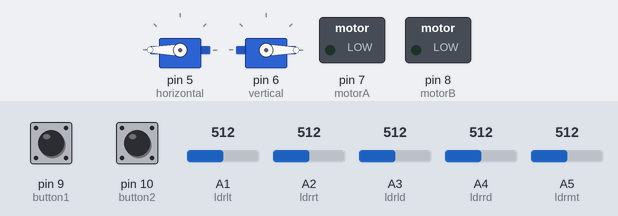
Simulated run of this sketch. Board: Arduino Uno, built with avr-gcc and run on an emulated ATmega328P. On the bench: 2 × servo, switched loads named in the sketch (green lamp = pin HIGH). The inputs (shaded band) are chosen by the test bench; at power-on: A1 (ldrlt) = 512, A2 (ldrrt) = 512, A5 (ldrmt) = 512, pin 9 (button1) HIGH, pin 10 (button2) LOW, A3 (ldrld) = 512, A4 (ldrrd) = 512.

Above: at 3.7 s.
3.8 s: A1 (ldrlt) set to 685
5.3 s: A1 (ldrlt) set to 704
At 5.46 s:
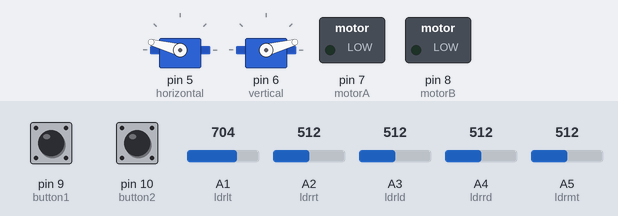
At 8.0 s:
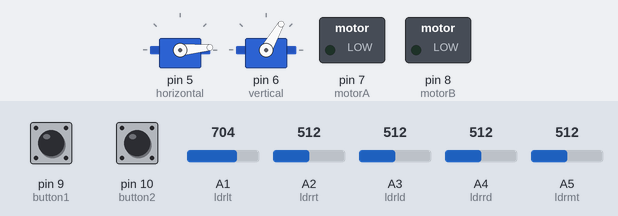
8.3 s: A2 (ldrrt) set to 147
9.8 s: A2 (ldrrt) set to 126
At 11.0 s:
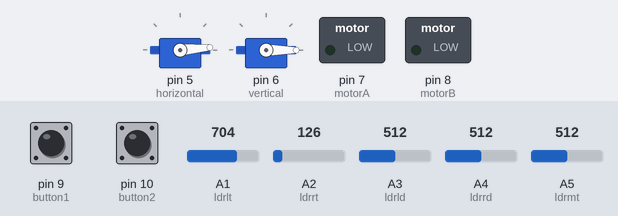
11.9 s: A5 (ldrmt) set to 32
13.4 s: A5 (ldrmt) set to 27
At 16.8 s:
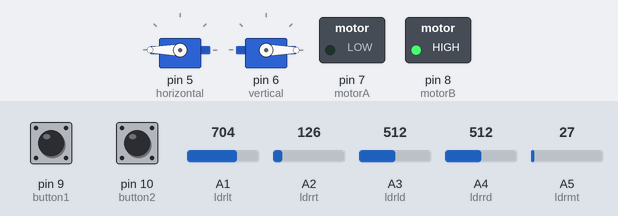
Timing chart, 0 to 17.4 s (numbered marks = the images above; inputs shaded):
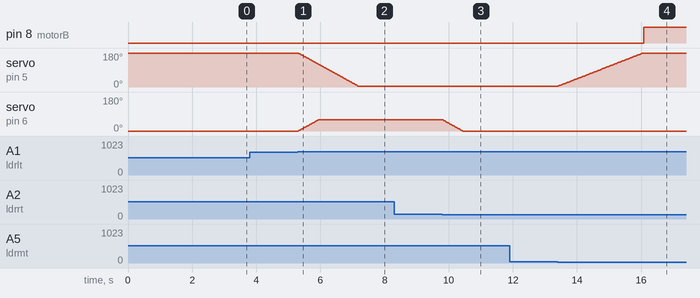

Measured:
- the behaviour switches between 693 and 694 on A1 (ldrlt) (found by bisection; images 0 and 1)
- the behaviour switches between 140 and 139 on A2 (ldrrt) (found by bisection; images 2 and 3)
- the behaviour switches between 31 and 30 on A5 (ldrmt) (found by bisection; images 3 and 4)
- after the input at 3.8 s, every drawn part: stays the same
- after the input at 5.3 s, servo on pin 5 (horizontal): moves from 180° to 5° over 1.9 s, starting at once; servo on pin 6 (vertical): moves from 0° to 60° over 0.64 s, starting at once
- after the input at 8.3 s, every drawn part: stays the same
- after the input at 9.8 s, servo on pin 6 (vertical): moves from 60° to 0° over 0.63 s, starting at once
- after the input at 11.9 s, every drawn part: stays the same
- after the input at 13.4 s, pin 8 (motorB): LOW → HIGH after 2.7 s; servo on pin 5 (horizontal): moves from 5° to 180° over 2.6 s, starting at once

The sketch:

Solar_tracking_code.ino
```cpp
#include <Servo.h>

Servo horizontal; // Horizontal servo
int servoh = 180;
int servohLimitHigh = 175;
int servohLimitLow = 5;

Servo vertical; // Vertical servo
int servov = 0;
int servovLimitHigh = 60;
int servovLimitLow = 0;

// LDR pin connections
int ldrlt = A1; // LDR top left - BOTTOM LEFT
int ldrrt = A2; // LDR top right - BOTTOM RIGHT
int ldrld = A3; // LDR down left - TOP LEFT
int ldrrd = A4; // LDR down right - TOP RIGHT
int ldrmt = A5; // Middle LDR

const int button1 = 9;
const int button2 = 10;
const int motorA = 7;
const int motorB = 8;
int buttonStateA = 0;
int buttonStateB = 0;

int pos = 0;
int pos2 = 0;
int oldvalue;
int oldvalue2;

void setup() {
    horizontal.attach(5);
    vertical.attach(6);
    horizontal.write(180);
    vertical.write(0);

    pinMode(motorA, OUTPUT);
    pinMode(motorB, OUTPUT);
    pinMode(button1, INPUT);
    pinMode(button2, INPUT);  // Fixed duplicate pinMode issue

    delay(2500);
}

void loop() {
    int ldrStatus = analogRead(ldrmt);

    if (ldrStatus > 30) {
        buttonStateA = digitalRead(button1);
        if (buttonStateA == LOW) {
            digitalWrite(motorA, HIGH); // COUNTER clockwise
            digitalWrite(motorB, LOW);
        } else {
            digitalWrite(motorA, LOW);
            digitalWrite(motorB, LOW);
        }

        int lt = analogRead(ldrlt); // Top left
        int rt = analogRead(ldrrt); // Top right
        int ld = analogRead(ldrld); // Down left
        int rd = analogRead(ldrrd); // Down right
        int dtime = 10, tol = 90;   // Difference time, tolerance

        int avt = (lt + rt) / 2; // Average value top
        int avd = (ld + rd) / 2; // Average value down
        int avl = (lt + ld) / 2; // Average value left
        int avr = (rt + rd) / 2; // Average value right

        int dvert = avt - avd;   // Difference of up and down
        int dhoriz = avl - avr;  // Difference of left and right

        if (abs(dvert) > tol) { // If difference is out of tolerance
            if (avt > avd) {
                servov++;
                if (servov > servovLimitHigh) servov = servovLimitHigh;
            } else if (avt < avd) {
                servov--;
                if (servov < servovLimitLow) servov = servovLimitLow;
            }
            vertical.write(servov);
        }

        if (abs(dhoriz) > tol) { // If difference is out of tolerance
            if (avl > avr) {
                servoh--;
                if (servoh < servohLimitLow) servoh = servohLimitLow;
            } else if (avl < avr) {
                servoh++;
                if (servoh > servohLimitHigh) servoh = servohLimitHigh;
            }
            horizontal.write(servoh);
        }

        delay(dtime);
    } else { // If light is not detected
        oldvalue = horizontal.read();
        oldvalue2 = vertical.read();

        for (pos = oldvalue; pos <= 180; pos++) {
            horizontal.write(pos);
            delay(15);
        }

        for (pos2 = oldvalue2; pos2 >= 0; pos2--) {
            vertical.write(pos2);
            delay(15);
        }

        buttonStateB = digitalRead(button2);
        if (buttonStateB == LOW) {
            digitalWrite(motorA, LOW);  // Clockwise rotation
            digitalWrite(motorB, HIGH);
        } else {
            digitalWrite(motorA, LOW);
            digitalWrite(motorB, LOW);
        }
    }
}
```
